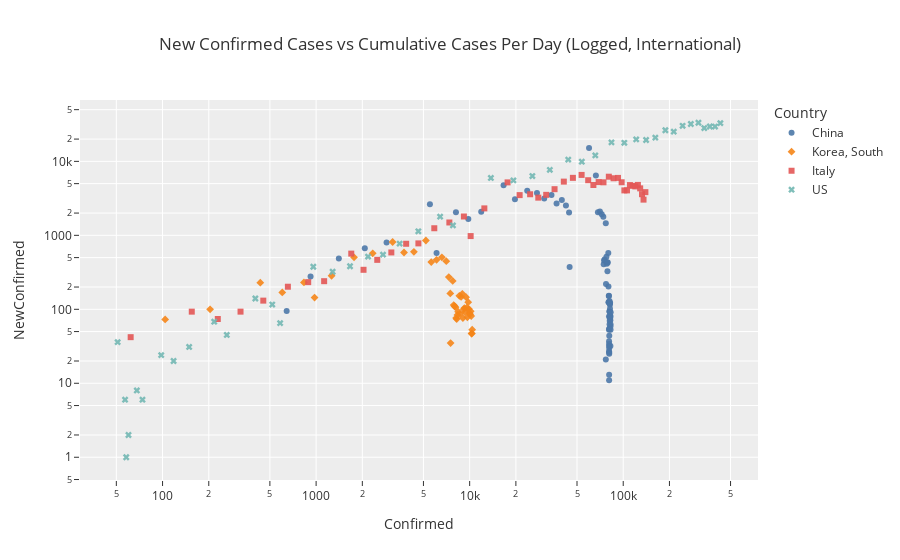

Here is the notebook cell this chart was saved with:
### Markdown cell above
Why does this work?

Lets assume that the the virus grows at a rate proportional to its current value, which intuitively makes sense as each person who has the disease can spread it onto that many more people $dy/dt=kY$. In otherwords, the rate of change of the spread is proportional to the current number of folks who have it. This corresponds to the exponential functional form $Y = Ae^{rt}$. 

$dy/dt = kY(1-Y/L)$

Let's keep this aside for now. The daily increase in new cases is simply $Y_t - Y_{t-1}$, here we've labelled it as `NewConfirmed`. 

Another way to think about this is that the current day's case count will be the previous day's count plus some proportion of that count.

### Code cell
# Appears that China and South Korea have defintely been able to "flatten" the curve, while Italy is nearing the end of the tunnel. 
countriesToPlot = ['US', 'Korea, South', 'Italy', 'China']
fig =   px.scatter(data_frame=df_country[df_country.Country.isin(countriesToPlot)].loc[df_country.Confirmed > 50], 
                   x='Confirmed', y='NewConfirmed', color='Country', symbol='Country',
                   log_x=True,log_y=True, 
                   hover_name='Date', hover_data=['NewConfirmed','Confirmed','Date','EpidemicStartDate'],
                   title='New Confirmed Cases vs Cumulative Cases Per Day (Logged, International)', template='ggplot2', 
                   color_discrete_sequence= px.colors.qualitative.T10, opacity=0.9
                  )
fig.show(width=1000, height=600,
#          renderer='svg'
        )

### Figure 1 — Plotly figure (JSON) as saved in the notebook; plotly's stock layout.template omitted (floating-point values rounded to 4 significant figures; data arrays with more than 128 entries replaced by an {"elided": "..."} marker saying what was removed)
{"data": [{"customdata": {"elided": "78x4 mixed values"}, "hovertemplate": "<b>%{hovertext}</b><br><br>Country=China<br>Confirmed=%{customdata[1]}<br>NewConfirmed=%{customdata[0]}<br>Date=%{customdata[2]}<br>EpidemicStartDate=%{customdata[3]}<extra></extra>", "hovertext": ["2020-01-22", "2020-01-23", "2020-01-24", "2020-01-25", "2020-01-26", "2020-01-27", "2020-01-28", "2020-01-29", "2020-01-30", "2020-01-31", "2020-02-01", "2020-02-02", "2020-02-03", "2020-02-04", "2020-02-05", "2020-02-06", "2020-02-07", "2020-02-08", "2020-02-09", "2020-02-10", "2020-02-11", "2020-02-12", "2020-02-13", "2020-02-14", "2020-02-15", "2020-02-16", "2020-02-17", "2020-02-18", "2020-02-19", "2020-02-20", "2020-02-21", "2020-02-22", "2020-02-23", "2020-02-24", "2020-02-25", "2020-02-26", "2020-02-27", "2020-02-28", "2020-02-29", "2020-03-01", "2020-03-02", "2020-03-03", "2020-03-04", "2020-03-05", "2020-03-06", "2020-03-07", "2020-03-08", "2020-03-09", "2020-03-10", "2020-03-11", "2020-03-12", "2020-03-13", "2020-03-14", "2020-03-15", "2020-03-16", "2020-03-17", "2020-03-18", "2020-03-19", "2020-03-20", "2020-03-21", "2020-03-22", "2020-03-23", "2020-03-24", "2020-03-25", "2020-03-26", "2020-03-27", "2020-03-28", "2020-03-29", "2020-03-30", "2020-03-31", "2020-04-01", "2020-04-02", "2020-04-03", "2020-04-04", "2020-04-05", "2020-04-06", "2020-04-07", "2020-04-08"], "legendgroup": "China", "marker": {"color": "#4C78A8", "opacity": 0.9, "symbol": "circle"}, "mode": "markers", "name": "China", "showlegend": true, "type": "scatter", "x": [548, 643, 920, 1406, 2075, 2877, 5509, 6087, 8141, 9802, 11891, 16630, 19716, 23707, 27440, 30587, 34110, 36814, 39829, 42354, 44386, 44759, 59895, 66358, 68413, 70513, 72434, 74211, 74619, 75077, 75550, 77001, 77022, 77241, 77754, 78166, 78600, 78928, 79356, 79932, 80136, 80261, 80386, 80537, 80690, 80770, 80823, 80860, 80887, 80921, 80932, 80945, 80977, 81003, 81033, 81058, 81102, 81156, 81250, 81305, 81435, 81498, 81591, 81661, 81782, 81897, 81999, 82122, 82198, 82279, 82361, 82432, 82511, 82543, 82602, 82665, 82718, 82809], "xaxis": "x", "y": [null, 95, 277, 486, 669, 802, 2632, 578, 2054, 1661, 2089, 4739, 3086, 3991, 3733, 3147, 3523, 2704, 3015, 2525, 2032, 373, 15136, 6463, 2055, 2100, 1921, 1777, 408, 458, 473, 1451, 21, 219, 513, 412, 434, 328, 428, 576, 204, 125, 125, 151, 153, 80, 53, 37, 27, 34, 11, 13, 32, 26, 30, 25, 44, 54, 94, 55, 130, 63, 93, 70, 121, 115, 102, 123, 76, 81, 82, 71, 79, 32, 59, 63, 53, 91], "yaxis": "y"}, {"customdata": {"elided": "49x4 mixed values"}, "hovertemplate": "<b>%{hovertext}</b><br><br>Country=Korea, South<br>Confirmed=%{customdata[1]}<br>NewConfirmed=%{customdata[0]}<br>Date=%{customdata[2]}<br>EpidemicStartDate=%{customdata[3]}<extra></extra>", "hovertext": ["2020-02-20", "2020-02-21", "2020-02-22", "2020-02-23", "2020-02-24", "2020-02-25", "2020-02-26", "2020-02-27", "2020-02-28", "2020-02-29", "2020-03-01", "2020-03-02", "2020-03-03", "2020-03-04", "2020-03-05", "2020-03-06", "2020-03-07", "2020-03-08", "2020-03-09", "2020-03-10", "2020-03-11", "2020-03-12", "2020-03-13", "2020-03-14", "2020-03-15", "2020-03-16", "2020-03-17", "2020-03-18", "2020-03-19", "2020-03-20", "2020-03-21", "2020-03-22", "2020-03-23", "2020-03-24", "2020-03-25", "2020-03-26", "2020-03-27", "2020-03-28", "2020-03-29", "2020-03-30", "2020-03-31", "2020-04-01", "2020-04-02", "2020-04-03", "2020-04-04", "2020-04-05", "2020-04-06", "2020-04-07", "2020-04-08"], "legendgroup": "Korea, South", "marker": {"color": "#F58518", "opacity": 0.9, "symbol": "diamond"}, "mode": "markers", "name": "Korea, South", "showlegend": true, "type": "scatter", "x": [104, 204, 433, 602, 833, 977, 1261, 1766, 2337, 3150, 3736, 4335, 5186, 5621, 6088, 6593, 7041, 7314, 7478, 7513, 7755, 7869, 7979, 8086, 8162, 8236, 8320, 8413, 8565, 8652, 8799, 8961, 8961, 9037, 9137, 9241, 9332, 9478, 9583, 9661, 9786, 9887, 9976, 10062, 10156, 10237, 10284, 10331, 10384], "xaxis": "x", "y": [73, 100, 229, 169, 231, 144, 284, 505, 571, 813, 586, 599, 851, 435, 467, 505, 448, 273, 164, 35, 242, 114, 110, 107, 76, 74, 84, 93, 152, 87, 147, 162, 0, 76, 100, 104, 91, 146, 105, 78, 125, 101, 89, 86, 94, 81, 47, 47, 53], "yaxis": "y"}, {"customdata": {"elided": "47x4 mixed values"}, "hovertemplate": "<b>%{hovertext}</b><br><br>Country=Italy<br>Confirmed=%{customdata[1]}<br>NewConfirmed=%{customdata[0]}<br>Date=%{customdata[2]}<br>EpidemicStartDate=%{customdata[3]}<extra></extra>", "hovertext": ["2020-02-22", "2020-02-23", "2020-02-24", "2020-02-25", "2020-02-26", "2020-02-27", "2020-02-28", "2020-02-29", "2020-03-01", "2020-03-02", "2020-03-03", "2020-03-04", "2020-03-05", "2020-03-06", "2020-03-07", "2020-03-08", "2020-03-09", "2020-03-10", "2020-03-11", "2020-03-12", "2020-03-13", "2020-03-14", "2020-03-15", "2020-03-16", "2020-03-17", "2020-03-18", "2020-03-19", "2020-03-20", "2020-03-21", "2020-03-22", "2020-03-23", "2020-03-24", "2020-03-25", "2020-03-26", "2020-03-27", "2020-03-28", "2020-03-29", "2020-03-30", "2020-03-31", "2020-04-01", "2020-04-02", "2020-04-03", "2020-04-04", "2020-04-05", "2020-04-06", "2020-04-07", "2020-04-08"], "legendgroup": "Italy", "marker": {"color": "#E45756", "opacity": 0.9, "symbol": "square"}, "mode": "markers", "name": "Italy", "showlegend": true, "type": "scatter", "x": [62, 155, 229, 322, 453, 655, 888, 1128, 1694, 2036, 2502, 3089, 3858, 4636, 5883, 7375, 9172, 10149, 12462, 12462, 17660, 21157, 24747, 27980, 31506, 35713, 41035, 47021, 53578, 59138, 63927, 69176, 74386, 80589, 86498, 92472, 97689, 101739, 105792, 110574, 115242, 119827, 124632, 128948, 132547, 135586, 139422], "xaxis": "x", "y": [42, 93, 74, 93, 131, 202, 233, 240, 566, 342, 466, 587, 769, 778, 1247, 1492, 1797, 977, 2313, 0, 5198, 3497, 3590, 3233, 3526, 4207, 5322, 5986, 6557, 5560, 4789, 5249, 5210, 6203, 5909, 5974, 5217, 4050, 4053, 4782, 4668, 4585, 4805, 4316, 3599, 3039, 3836], "yaxis": "y"}, {"customdata": {"elided": "45x4 mixed values"}, "hovertemplate": "<b>%{hovertext}</b><br><br>Country=US<br>Confirmed=%{customdata[1]}<br>NewConfirmed=%{customdata[0]}<br>Date=%{customdata[2]}<br>EpidemicStartDate=%{customdata[3]}<extra></extra>", "hovertext": ["2020-02-24", "2020-02-25", "2020-02-26", "2020-02-27", "2020-02-28", "2020-02-29", "2020-03-01", "2020-03-02", "2020-03-03", "2020-03-04", "2020-03-05", "2020-03-06", "2020-03-07", "2020-03-08", "2020-03-09", "2020-03-10", "2020-03-11", "2020-03-12", "2020-03-13", "2020-03-14", "2020-03-15", "2020-03-16", "2020-03-17", "2020-03-18", "2020-03-19", "2020-03-20", "2020-03-21", "2020-03-22", "2020-03-23", "2020-03-24", "2020-03-25", "2020-03-26", "2020-03-27", "2020-03-28", "2020-03-29", "2020-03-30", "2020-03-31", "2020-04-01", "2020-04-02", "2020-04-03", "2020-04-04", "2020-04-05", "2020-04-06", "2020-04-07", "2020-04-08"], "legendgroup": "US", "marker": {"color": "#72B7B2", "opacity": 0.9, "symbol": "x"}, "mode": "markers", "name": "US", "showlegend": true, "type": "scatter", "x": [51, 51, 57, 58, 60, 68, 74, 98, 118, 149, 217, 262, 402, 518, 583, 959, 1281, 1663, 2179, 2727, 3499, 4632, 6421, 7783, 13747, 19273, 25600, 33276, 43847, 53740, 65778, 83836, 101657, 121478, 140909, 161837, 188172, 213372, 243616, 275586, 308850, 337072, 366667, 396223, 429052], "xaxis": "x", "y": [36, 0, 6, 1, 2, 8, 6, 24, 20, 31, 68, 45, 140, 116, 65, 376, 322, 382, 516, 548, 772, 1133, 1789, 1362, 5964, 5526, 6327, 7676, 10571, 9893, 12038, 18058, 17821, 19821, 19431, 20928, 26335, 25200, 30244, 31970, 33264, 28222, 29595, 29556, 32829], "yaxis": "y"}], "layout": {"legend": {"title": {"text": "Country"}, "tracegroupgap": 0}, "title": {"text": "New Confirmed Cases vs Cumulative Cases Per Day (Logged, International)"}, "xaxis": {"anchor": "y", "domain": [0, 1], "title": {"text": "Confirmed"}, "type": "log"}, "yaxis": {"anchor": "x", "domain": [0, 1], "title": {"text": "NewConfirmed"}, "type": "log"}}}
